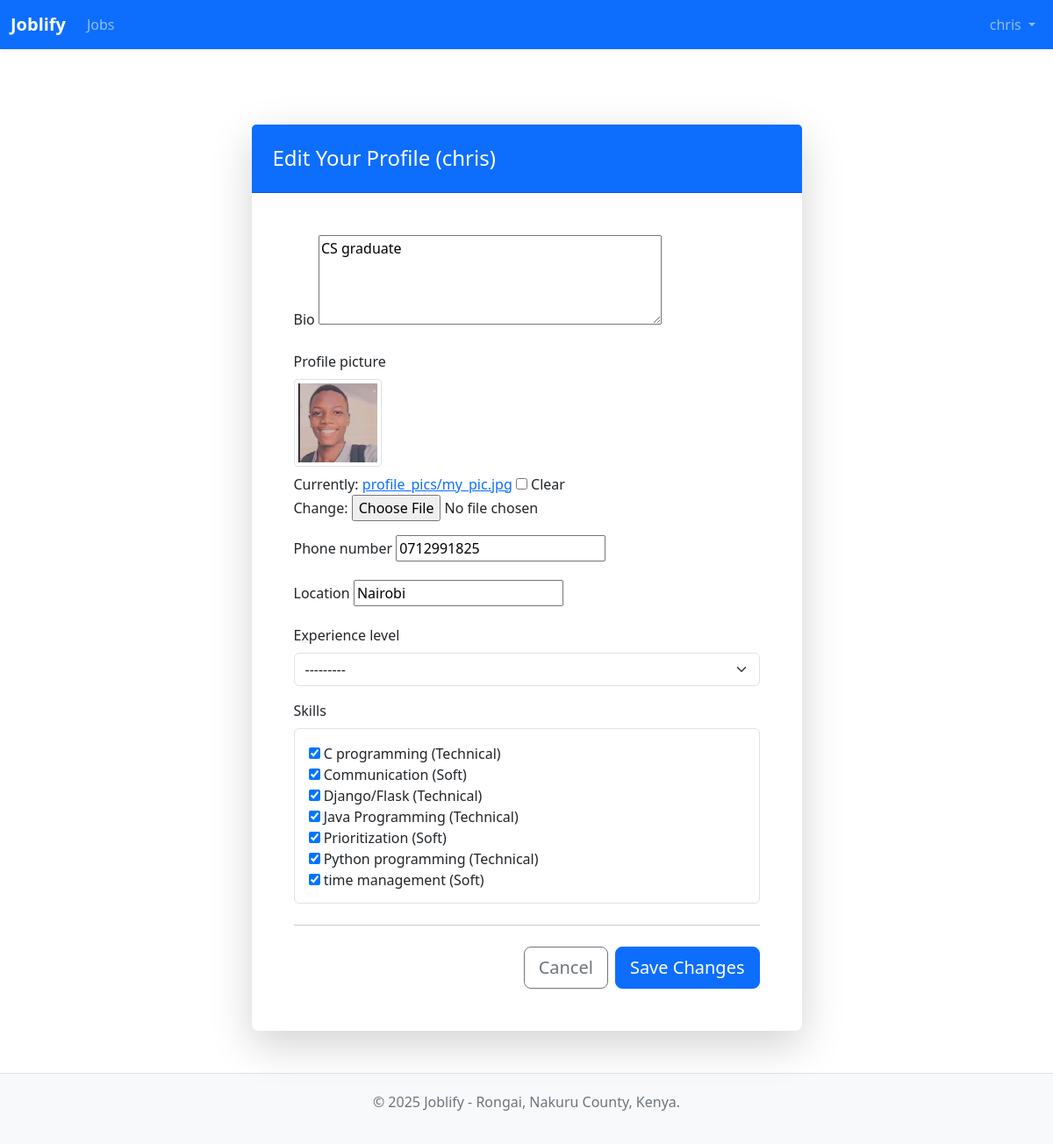
/profiles/me/edit/ (signed in), run on an earlier commit of the app's database.
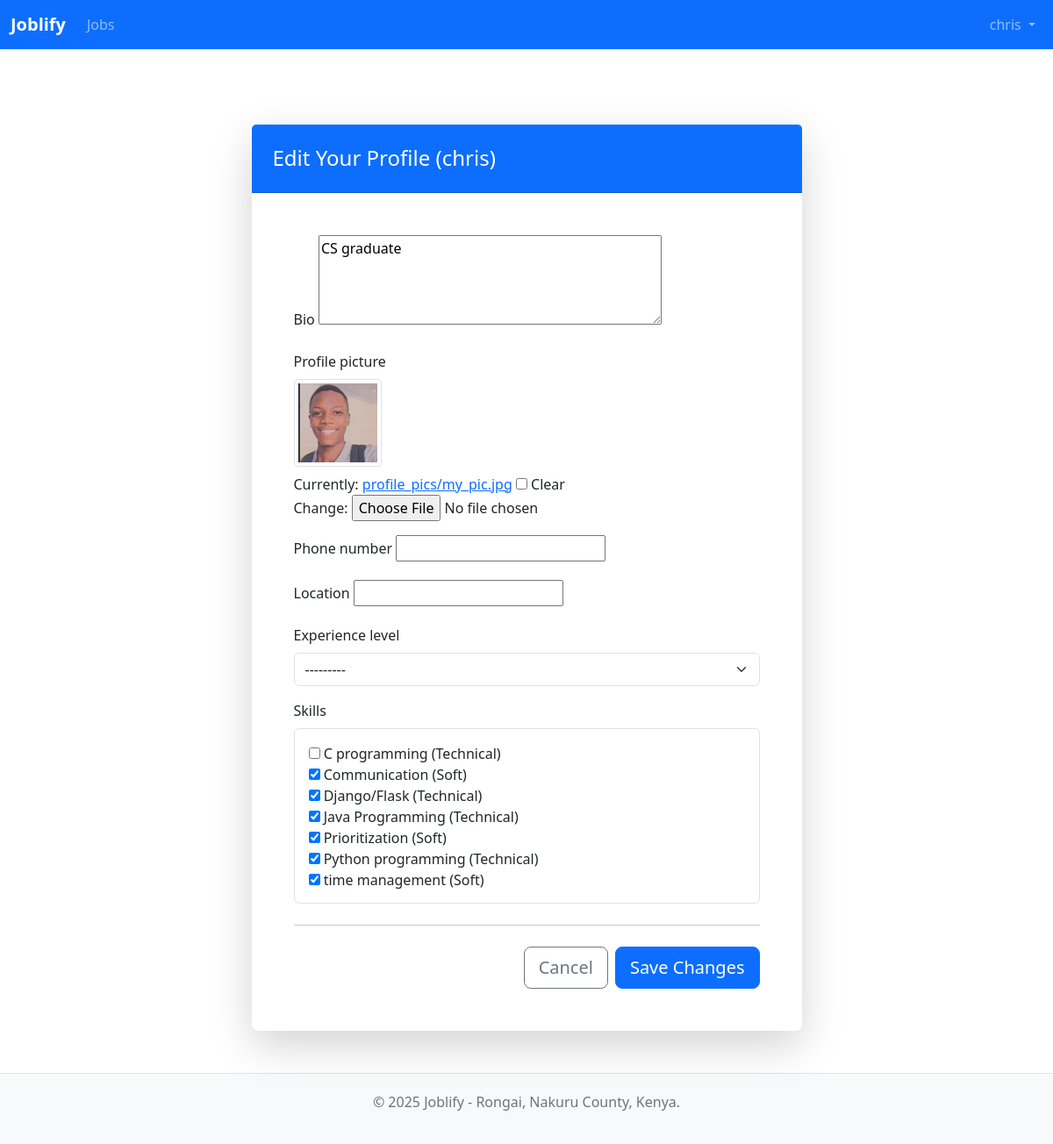
And on a later commit of the database.
### profiles/models.py (models this page shows, shortened)
class UserProfile(models.Model):
    EXPERIENCE_LEVEL_CHOICES = [
        ('entry', 'Entry-Level'),
        ('mid', 'Mid-Level'),
        ('senior', 'Senior'),
    ]
    user = models.OneToOneField(User, on_delete=models.CASCADE, related_name='profile') # Link to Django's User model
    bio = models.TextField(blank=True, null=True) # A short biography or summary
    profile_picture = models.ImageField(upload_to='profile_pics/', blank=True, null=True) # For user's photo
    skills = models.ManyToManyField(Skill, blank=True) # Many users can have many skills
    phone_number = models.CharField(max_length=20, blank=True, null=True) # Optional phone number
    location = models.CharField(max_length=100, blank=True, null=True) # e.g., "Nairobi", "Nakuru"
    experience_level = models.CharField(
        max_length=10,
        choices=EXPERIENCE_LEVEL_CHOICES,
        null=True,  # Important: Allows existing profiles to have no value
        blank=True  # Important: Makes the field optional in forms
    )

### profiles/views.py (the view)
# urls.py: path('me/edit/', views.profile_edit, name='profile_edit'),
@login_required
def profile_edit(request):
    profile = get_object_or_404(UserProfile, user=request.user)
    if request.method == 'POST':
        form = UserProfileEditForm(request.POST, request.FILES, instance=profile)
        if form.is_valid():
            form.save()
            messages.success(request, 'Your profile has been updated successfully!')
            return redirect('profiles:profile_detail')
    else:
        form = UserProfileEditForm(instance=profile)
    return render(request, 'profiles/profile_edit.html', {'form': form, 'profile': profile})

### profiles/forms.py
class UserProfileEditForm(forms.ModelForm):
    skills = forms.ModelMultipleChoiceField(
        queryset=Skill.objects.all().order_by('name'),
        widget=forms.CheckboxSelectMultiple,
        required=False
    )
    class Meta:
        model = UserProfile
        fields = [
            'bio',
            'profile_picture',
            'phone_number',
            'location',
            'experience_level',
            'skills'
        ]
        widgets = {
            'bio': forms.Textarea(attrs={'rows': 4}),
            'experience_level': forms.Select(attrs={'class': 'form-select'}),
        }
    def __init__(self, *args, **kwargs):
        super().__init__(*args, **kwargs)
        if self.instance and self.instance.pk and self.instance.profile_picture:
            self.fields['profile_picture'].required = False

### profiles/models.py (called while the page is built)
    def __str__(self):
        return f"{self.name} ({self.get_skill_type_display()})"

### profiles/templates/profiles/profile_edit.html (shortened to what this page needs)
{% extends "jobs/base.html" %}
{% load i18n %}
{% block content %}
<div class="container py-5">
    <div class="row justify-content-center">
        <div class="col-lg-8 col-xl-7">
            <div class="card shadow-lg border-0 rounded-3">
                <div class="card-header bg-primary text-white p-4">
                    <h2 class="mb-0 h4">{% translate "Edit Your Profile" %} ({{ user.username }})</h2>
                </div>
                <div class="card-body p-4 p-sm-5">
                    <form method="post" enctype="multipart/form-data">
                        <div class="mb-3">
                            <label for="{{ form.bio.id_for_label }}" class="form-label">{{ form.bio.label }}</label>
                            {{ form.bio }}
                        </div>
                        <div class="mb-3">
                            <label for="{{ form.profile_picture.id_for_label }}" class="form-label">{{ form.profile_picture.label }}</label>
                            {% if user.profile.profile_picture and user.profile.profile_picture.name != 'profile_pics/default.jpg' %}
                                <div class="mb-2"><img src="{{ user.profile.profile_picture.url }}" alt="Current profile picture" style="max-height: 100px; border-radius: .25rem;" class="img-thumbnail"></div>
                            {% endif %}
                            {{ form.profile_picture }}
                        </div>
                        <div class="mb-3">
                            <label for="{{ form.phone_number.id_for_label }}" class="form-label">{{ form.phone_number.label }}</label>
                            {{ form.phone_number }}
                        </div>
                         <div class="mb-3">
                            <label for="{{ form.location.id_for_label }}" class="form-label">{{ form.location.label }}</label>
                             {{ form.location }}
                        </div>
                        <div class="mb-3">
                            <label for="{{ form.experience_level.id_for_label }}" class="form-label">{{ form.experience_level.label }}</label>
                            {{ form.experience_level }}
                        </div>
                        <div class="mb-4">
                            <label class="form-label">{{ form.skills.label }}</label>
                            <div class="p-3 border rounded" style="max-height: 200px; overflow-y: auto;">
                                {{ form.skills }}
                            </div>
                        </div>
                        <hr class="my-4">
                        <div class="d-grid gap-2 d-sm-flex justify-content-sm-end">
                            <a href="{% url 'profiles:profile_detail' %}" class="btn btn-outline-secondary btn-lg">Cancel</a>
                            <button type="submit" class="btn btn-primary btn-lg">Save Changes</button>
                        </div>
                    </form>
                </div>
            </div>
        </div>
    </div>
</div>
{% endblock %}

What changed in the data, as far as the page shows it:
changed UserProfile "CS graduate": phone_number "0712991825" → (not shown); location "Nairobi" → (not shown)
Also different on the page:
form field skills: "☑ ☑ ☑ ☑ ☑ ☑ ☑" → "☐ ☑ ☑ ☑ ☑ ☑ ☑"
